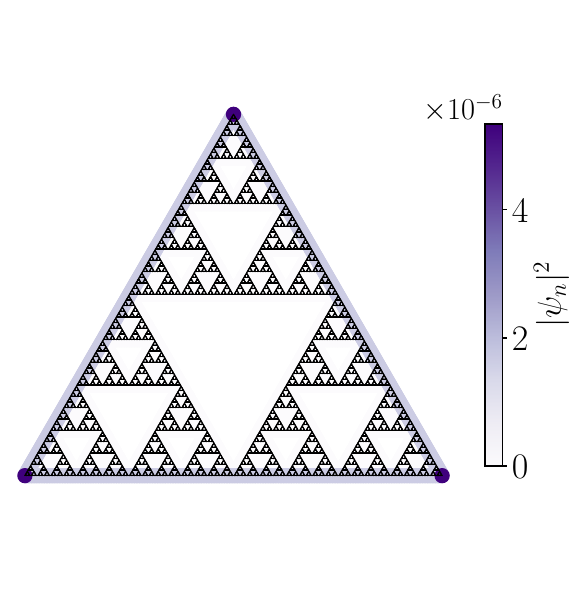

Write the Python code that produced this figure.
import sys, os
import matplotlib.pyplot as plt
from matplotlib import rc
import matplotlib.colors as mcolors
import matplotlib.cm as cm
import numpy as np
import numpy.typing as npt
import scipy
import primme
from koala.plotting import plot_edges, plot_plaquettes
from koala.flux_finder import fluxes_from_ujk, fluxes_to_labels, ujk_from_fluxes
from koala.example_graphs import honeycomb_lattice
import koala.hamiltonian as ham
from koala.lattice import Lattice
from scipy.stats import gaussian_kde
from scipy import sparse
from scipy.sparse import lil_matrix, csr_matrix
from scipy.interpolate import griddata
from regular_sierpinski import regular_Sierpinski
from matplotlib.ticker import ScalarFormatter
from matplotlib.colors import Normalize
from geometric_disorder_lattice import regular_apollonius
rc('font', **{'family': 'serif', 'serif': ['Computer Modern']})
rc('text', usetex=True)




def diag_maj(modified_lattice, coloring_solution, target_flux, method='dense', k=1, max_ipr_level=2):
# constructing and solving majorana Hamiltonian for the gs sector
    ujk_init = np.full(modified_lattice.n_edges, -1)
    J = np.array([1,1,1])
    # ujk = find_flux_sector(modified_lattice,target_flux,ujk_init) # ujk_from_fluxes find_flux_sector
    # fluxes = fluxes_from_bonds(modified_lattice, ujk, real=False)  #fluxes_from_bonds  fluxes_from_ujk
    ujk = ujk_from_fluxes(modified_lattice,target_flux,ujk_init) # ujk_from_fluxes find_flux_sector
    fluxes = fluxes_from_ujk(modified_lattice, ujk, real=True)  #fluxes_from_bonds  fluxes_from_ujk

    if coloring_solution is not None:
        maj_ham = ham.majorana_hamiltonian(modified_lattice, coloring_solution, ujk)
    else:
        maj_ham = ham.majorana_hamiltonian(modified_lattice, None, ujk)
    
    if method == 'dense':
        maj_energies, eigenvectors = scipy.linalg.eigh(maj_ham)
        maj_energies *= 4
    else:
        smaj_ham = sparse.csr_matrix(maj_ham)
        # maj_energies, eigenvectors = scipy.sparse.linalg.eigs(smaj_ham, k=1, which='SM')
        maj_energies, eigenvectors = primme.eigsh(smaj_ham, k=k, tol=1e-10, which=0)

    gap = min(np.abs(maj_energies))
    ipr_values = np.array([(np.sum(np.abs(eigenvectors)**(2*q), axis=0)) for q in np.arange(2, max_ipr_level+1, 1)])
    # print("shape of IPR matrix", ipr_values.shape)
    print('Gap =', gap)

    epsilon = 1e-8
    num_zero_energy_levels = np.sum(np.abs(maj_energies) < epsilon)
    print(f"Zero-energy levels: {num_zero_energy_levels}")

    data = {}
    data['gap'] = gap
    data['ipr'] = ipr_values
    data['ujk'] = ujk
    data['fluxes'] = fluxes   # for checking if solved ujk produces the desired flux pattern
    data['energies'] = maj_energies
    data['eigenvectors'] = eigenvectors
    data['num_zero_energy_levels'] = num_zero_energy_levels


    return data



def flux_sampler(modified_lattice, num_fluxes, seed=None):
    if seed is not None:
        np.random.seed(seed)  

    num_plaquettes = len(modified_lattice.plaquettes)
    num_fluxes = num_fluxes  # Replace with the desired number of +1 fluxes

    # Generate a base array of -1 (no flux)
    target_flux = np.full(num_plaquettes, -1, dtype=np.int8)

    indices_with_flux = np.random.choice(
        num_plaquettes, num_fluxes, replace=False
    )

    target_flux[indices_with_flux] = 1

    return target_flux


def patched_adjacency_matrix(instance):
    """Return the adjacency matrix of the lattice"""
    adj = np.zeros((instance.n_vertices, instance.n_vertices), dtype=bool)  # Use `bool` instead of `np.bool`
    adj[instance.edges.indices[:, 0], instance.edges.indices[:, 1]] = True
    adj[instance.edges.indices[:, 1], instance.edges.indices[:, 0]] = True
    return adj

Lattice.adjacency_matrix = property(patched_adjacency_matrix)



def plot_wavefunction_scatter(lattice, psi, time=None, 
                           target_flux=None, cmap="Purples",
                           s=100, vmin=0, vmax=None, cbar_scientific=True):
    """
    Plot the probability density |psi|^2 on the lattice, drawing
    low-intensity points first so the highest-intensity ones end up on top.

    Args:
        lattice: Lattice structure containing vertex positions.
        psi: 1D array of complex wavefunction amplitudes at each site.
        time: (optional) time label to display, e.g. 0.0
        target_flux: (optional) flux array for plaquette plotting.
        cmap: colormap for scatter.
        s: marker size.
        vmin/vmax: color scale limits (vmax defaults to max(|psi|^2)).
    """
    # positions
    positions = lattice.vertices.positions
    x, y = positions[:,0], positions[:,1]

    # probability density
    prob = np.abs(psi)**2

    # determine color scale
    vmax_use = vmax if vmax is not None else prob.max()

    # sort by prob ascending
    order = np.argsort(prob)
    x_s, y_s = x[order], y[order]
    prob_s     = prob[order]

    # figure
    fig, ax = plt.subplots(figsize=(6,6))
    
    # draw lattice edges
    plot_edges(lattice, color='black', lw=0.9, alpha=1)
    
    # optionally draw plaquettes
    if target_flux is not None:
        labels = fluxes_to_labels(target_flux)
        plot_plaquettes(lattice, ax=ax, labels=labels,
                        color_scheme=np.array(['lightgrey','w','deepskyblue','wheat']))

    # scatter plot of |psi|^2, sorted so heavy colors on top
    scatter = ax.scatter(
        x_s, y_s,
        c=prob_s,
        cmap=cmap,
        s=s,
        vmin=vmin,
        vmax=vmax_use
    )

    # styling
    ax.axis("equal")
    ax.axis("off")
    if time is not None:
        ax.set_title(f"t = {time:.2f}", pad=10)

    # colorbar
    cbar = fig.colorbar(scatter, ax=ax, shrink=0.6)
    cbar.set_label(r'$|\psi_n|^2$', rotation=90, fontsize=24)
    cbar.ax.tick_params(labelsize=26)
    cbar.ax.set_ylim(vmin, vmax_use)


    if cbar_scientific:
        cbar_offset_size = 22
        fmt = ScalarFormatter(useMathText=True)
        fmt.set_powerlimits((0,0))
        cbar.ax.yaxis.set_major_formatter(fmt)
        cbar.update_ticks()
        offset_text = cbar.ax.yaxis.get_offset_text()
        offset_text.set_fontsize(cbar_offset_size)

    plt.tight_layout()
    return fig, ax



def main(total, cmdargs):
    if total != 1:
        print (" ".join(str(x) for x in cmdargs))
        raise ValueError('redundent args')
    
    level = 8   # 1 is a triangle
    modified_lattice, coloring_solution = regular_Sierpinski(level, remove_corner=False)
    # modified_lattice, coloring_solution = regular_apollonius(init_length=7, fractal_level=level) # 21 7

    total_hexagon = len(modified_lattice.plaquettes)
    flux_filling = 0.5
    target_flux = flux_sampler(modified_lattice, int(total_hexagon * flux_filling), seed = None)
    print("Total hexagon = ", total_hexagon)
    print("Total sites = ", modified_lattice.n_vertices)
 
    data = diag_maj(modified_lattice, coloring_solution, target_flux, method='dense')
    maj_energies = data['energies']
    # ModeIndx=len(maj_energies) // 2 + 0
    ModeIndx = len(maj_energies) // 2 + (data['num_zero_energy_levels'] // 2) + 863
    print("Energy is at index", ModeIndx, "with value", maj_energies[ModeIndx])
    psi = np.abs(data['eigenvectors'][:, ModeIndx])**2

    fig, ax = plot_wavefunction_scatter(modified_lattice, psi, vmin=0.0, vmax=np.max(np.abs(psi) ** 2) / 5)
    plt.savefig("fractal_wf.pdf", dpi=300, bbox_inches='tight')


    fig, ax = plt.subplots(1, 1,  figsize=(8,5))  # 1 row 1 col
    # maj_energies = maj_energies[maj_energies < 0.5]  
    # maj_energies = maj_energies[maj_energies > -0.5]
    # ax.set_ylim(-2, 2)
    ax.scatter(range(len(maj_energies)), maj_energies)
    ax.hlines(y=0, xmin=0, xmax=len(maj_energies), linestyles='dashed')
    ax.set_xlabel(r'$n$', fontsize=24)
    ax.set_ylabel(r'$E_n$', fontsize=24)
    ax.tick_params(axis = 'both', which = 'both', direction='in', labelsize=24)
    plt.savefig("fractal_energies.pdf", dpi=300,bbox_inches='tight')

    print(maj_energies)
    print(maj_energies[ModeIndx])
    # print(np.dot(data['eigenvectors'][:, len(maj_energies) // 2+0].conjugate(), data['eigenvectors'][:, len(maj_energies) // 2+1]))



if __name__ == '__main__':
    sys.argv ## get the input argument
    total = len(sys.argv)
    cmdargs = sys.argv
    main(total, cmdargs)
